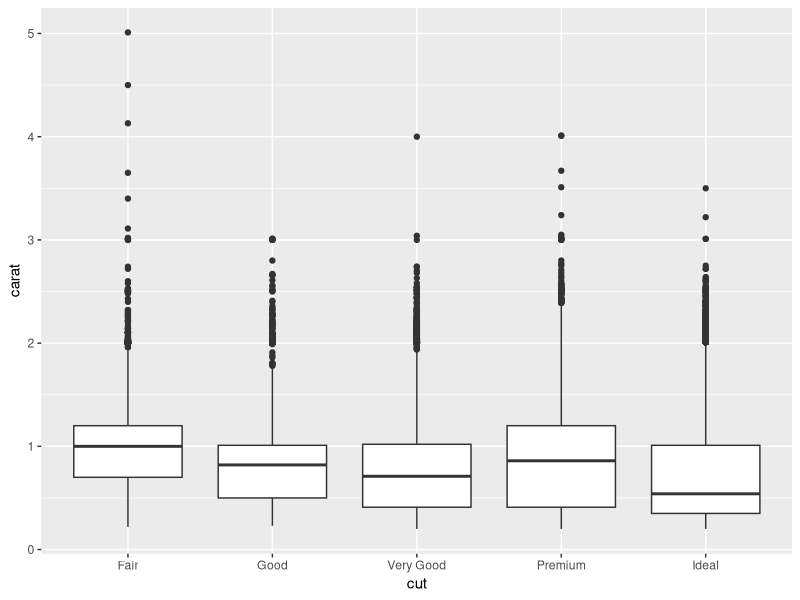
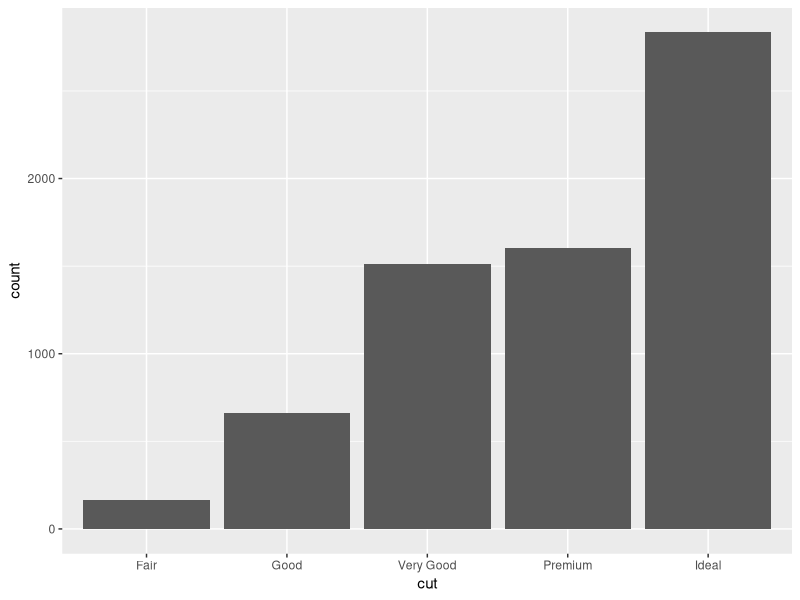
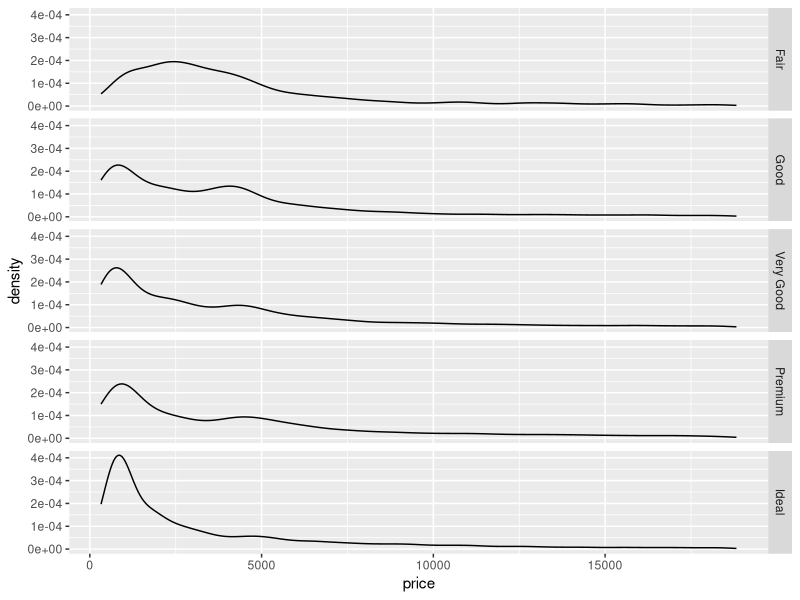
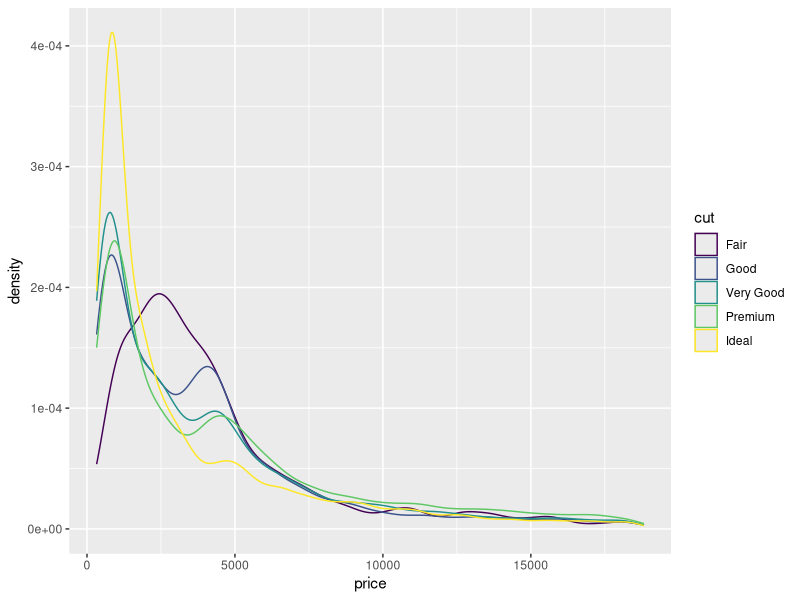
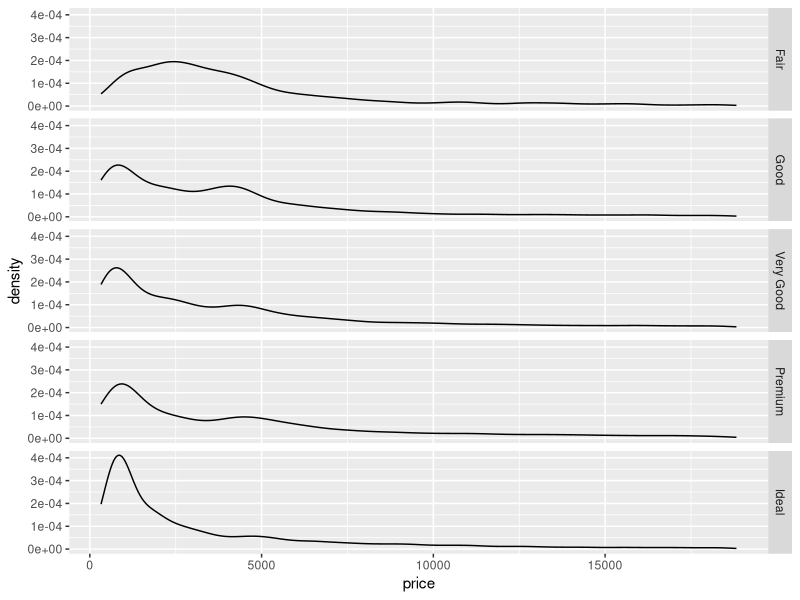
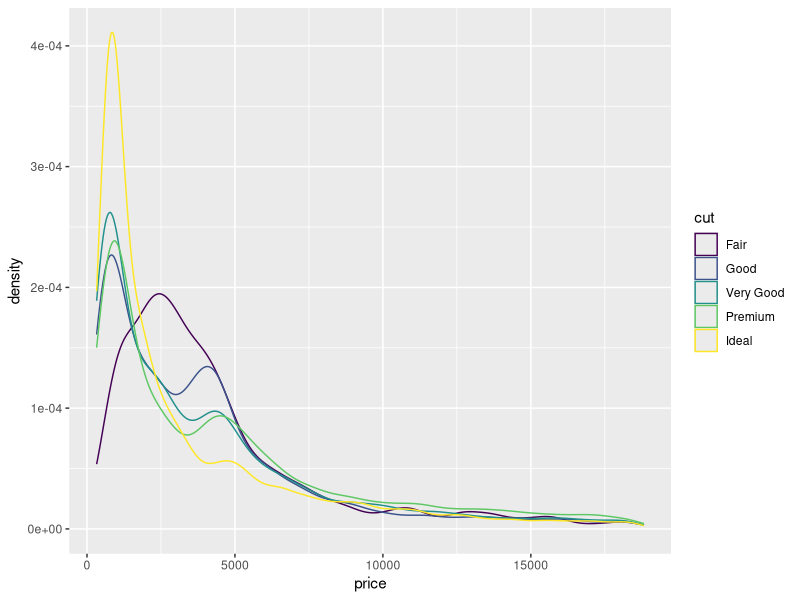
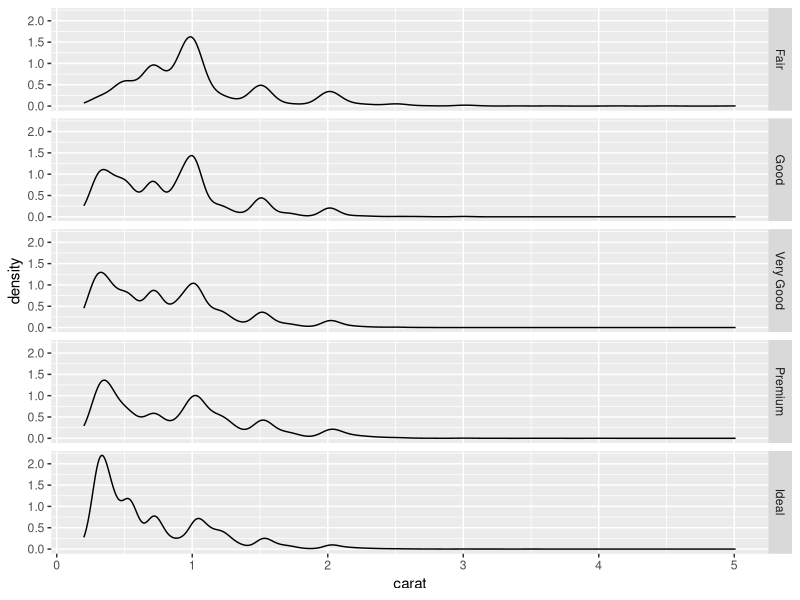
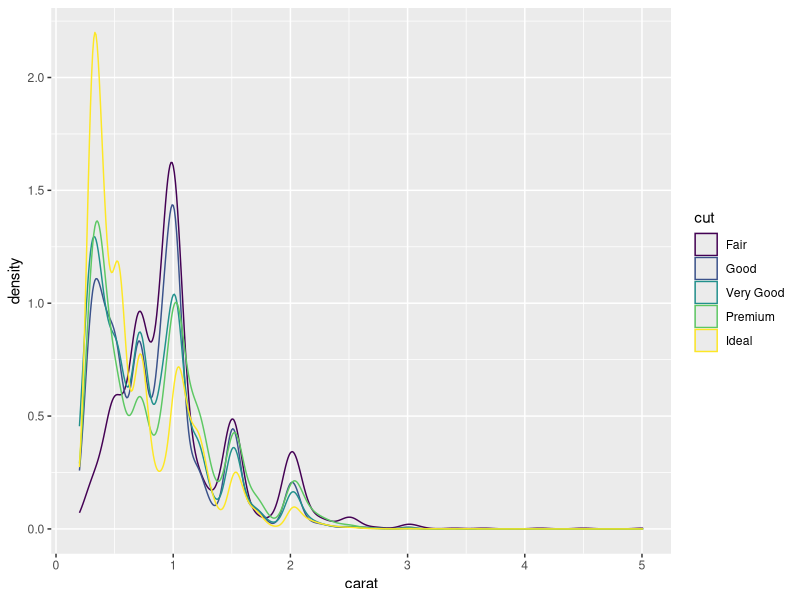

Write R code to recreate these figures, in order. (Note: this script raises an error after producing the figures.)
install.packages('ggplot2')
install.packages('dplyr')
install.packages('tidyr')

library(ggplot2)
library(dplyr)
library(tidyr)

View(diamonds)

# 1. What is the average carat size of a diamond?
diamonds %>%
  summarize(mean(carat))

# alternative way
mean(diamonds$carat)


# 2. What is the average carat size of an Ideal cut diamond? use dplyr
diamonds %>%
  filter(cut == "Ideal") %>%
  summarize(mean(carat))

# alternative way
diamonds_ideal <- diamonds %>%
  filter(cut == "Ideal")

mean(diamonds_ideal$carat)


# 3. Which cut of diamond has the largest variance in carat size? 
diamonds %>%
  group_by(cut) %>%
  summarize(variance_carat = var(carat)) %>%
  arrange(desc(variance_carat))

# check Fair
diamonds %>%
  filter(cut == "Fair") %>%
  summarize(var(carat))

# check Good
diamonds %>%
  filter(cut == "Good") %>%
  summarize(var(carat))

# check Very Good
diamonds %>%
  filter(cut == "Very Good") %>%
  summarize(var(carat))

# check Premium
diamonds %>%
  filter(cut == "Premium") %>%
  summarize(var(carat))

# check Ideal
diamonds %>%
  filter(cut == "Ideal") %>%
  summarize(var(carat))


# alternative method using ggplot
ggplot(data = diamonds) +
  geom_boxplot(mapping = aes(x=cut, y = carat))


# 4. Compare number of diamonds by cut but only for color "D". 
# Which cut has the greatest selection (i.e., highest count) in color D?
diamonds %>%
  filter(color == "D") %>%
  group_by(cut) %>%
  count()

# alternative way
diamonds_D <- diamonds %>%
  filter(color == "D")

ggplot(data = diamonds_D) +
  geom_bar(mapping = aes(x = cut))


# 5. What is the average (i.e., mean) price in Euros of diamonds larger than 1 carat? 
# Assume the conversion is $1 = Euro 0.85. 
diamonds %>%
  filter(carat > 1) %>%
  mutate(euro_price = price * .85) %>%
  summarize(mean(euro_price))
  
# alternative way
diamonds_greaterthan1 <- diamonds %>%
  filter(carat >1) %>%
  mutate(euro_price = price * .85)

mean(diamonds_greaterthan1$euro_price)


# 6. Construct a density curve of price. Now, add faceting based on cut. 
# Next, construct a similar density curve but instead of using faceting, add cut as a color aesthetic.
# Based on these plots, indicate your agreement with the following statement:

# Ideal cut diamonds tend to be more expensive than Fair cut diamonds

ggplot(data = diamonds, aes(x = price)) +
  geom_density() +
  facet_grid(cut~.)

ggplot(data = diamonds, aes(x = price, color = cut)) +
  geom_density()
  
### yellow bar () is highest at lower price values, so this statement is false

# alternative method
ggplot(data = diamonds) +
  geom_density(mapping = aes(x=price)) +
  facet_grid(cut~.)

ggplot(data = diamonds) +
  geom_density(mapping = aes(x=price, color=cut))


# 7. Construct a density curve of carat. Now, add faceting based on cut. 
# Next, construct a similar density curve but instead of using faceting, add cut as a color aesthetic.
# Based on these plots, indicate your agreement with the following statement:

# Ideal cut diamonds tend to be larger (i.e., higher carat) than Fair cut diamonds. 

ggplot(data = diamonds, aes(x = carat)) +
  geom_density() +
  facet_grid(cut~.)

ggplot(data = diamonds, aes(x = carat, color = cut)) +
  geom_density()

### at 1 carat, purple line (Fair) has a higher density than Ideal
### yellow line is highest at <1 carat, so the statement is False

# alternative method
ggplot(data = diamonds) +
  geom_density(mapping = aes(x=carat)) +
  facet_grid(~cut)

ggplot(data = diamonds) +
  geom_density(mapping = aes(x=carat, color=cut))


# 8. Construct a histogram for carat. 
# Here is the code to run. Modify it, if it helps answer the question.
# ggplot(data=diamonds,aes(x=carat))+
  # geom_histogram(binwidth = 0.01)+
  # coord_cartesian(xlim=c(0,2.5))+
  # scale_x_continuous(breaks=seq(0,2.5,0.1))

# The spikes in the density plot represent the popularity of the diamond at a certain carat size. 
# Which of the following represent peaks (local maxima) in the density plot.  

# Note, the numbers in the choices for this question are approximations and may have an error of +/- 0.02.
# So, for example if you notice a peak at 0.32, check 0.3 below. 

ggplot(data=diamonds,aes(x=carat)) +
  geom_histogram(binwidth = 0.01) +
  coord_cartesian(xlim=c(0,2.5)) +
  scale_x_continuous(breaks=seq(0,2.5,0.1))

# zoom in
# local maximas at 0.3, 0.4, 0.5
ggplot(data=diamonds,aes(x=carat)) +
  geom_histogram(binwidth = 0.01) +
  coord_cartesian(xlim=c(0,.5)) +
  scale_x_continuous(breaks=seq(0,.5,0.1))

# zoom in
# local maximas at 0.7, 0.9, 1
ggplot(data=diamonds,aes(x=carat)) +
  geom_histogram(binwidth = 0.01) +
  coord_cartesian(xlim=c(.5,1)) +
  scale_x_continuous(breaks=seq(.5,1,0.1))

# zoom in
# local maximas at 1.5, 2
ggplot(data=diamonds,aes(x=carat)) +
  geom_histogram(binwidth = 0.01) +
  coord_cartesian(xlim=c(1,2.5)) +
  scale_x_continuous(breaks=seq(1,2.5,0.1))


# 9. Let us simulate some data that compares ten models on three commonly used indices, rmse, sse, and r2. 
# Run the following code to simulate this data.

# library(tidyr)
# model = paste('model',1:10,sep = '')
# sse = runif(10,min = 4000,max = 10000)
# rmse = sqrt(sse)
# r2 = ((rmse - min(rmse))/(max(rmse)-min(rmse)))*0.9
# results = data.frame(model, sse, rmse, r2)
# results

# This data is in a wide format which limits the types of analysis that can be run and functions that can be applied. 
# Please select the option that will transform results into a meaningful tall format with model in column 1, metric in column 2 and value in column 3.
# The final dataset should have 30 rows and 3 columns.

library(tidyr)
model = paste('model',1:10,sep = '')
sse = runif(10,min = 4000,max = 10000)
rmse = sqrt(sse)
r2 = ((rmse - min(rmse))/(max(rmse)-min(rmse)))*0.9
results = data.frame(model, sse, rmse, r2)
results

# alternative method
results %>%
  gather("sse","rmse","r2", key = metric, value = value)

# produces 40 x 3 df
results %>%
  gather(key=metric, value = value)

### Works!
results %>% 
  gather(key=metric, value=value, 2:4)

# doesn't compute
results %>% 
  gather('model', 'metric', 'value')

# ordering is off
results %>% 
  gather(key=model, value=metric, 1:3)


# 10. We want to compute the average of variable x. 
# However, some of the values for x are 0, which is not possible. 
# So, we would like to compute the average without these 0 values. 
# Which of the following options will achieve the goal? 

# what is the mean with the zeros?
mean(diamonds$x)

# what is the mean without the zeros?
diamonds_nozero <- diamonds %>%
  filter(x >0)

mean(diamonds_nozero$x)

### how do you expand decimal places?
diamonds %>%
  filter(x>0) %>%
  summarize(mean(x))

#### Works!
# Assigns anything with 0 to NA first
# na.rm - strips out the NA values before the computation proceeds
library(ggplot2)
data(diamonds)
diamonds$x[diamonds$x==0] = NA
mean(diamonds$x, na.rm=T)

# computes the mean with the zero
# there's no NA in the dataset, so nothing to omit
library(ggplot2)
data(diamonds)
mean(diamonds$x, na.rm=T)

# computes the mean with the zero
# there's no NA in the dataset, so nothing to omit
library(ggplot2)
data(diamonds)
diamonds$x = na.omit(diamonds$x)
mean(diamonds$x)
